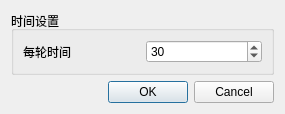
<?xml version="1.0" encoding="UTF-8"?>
<ui version="4.0">
 <class>GameSetting</class>
 <widget class="QDialog" name="GameSetting">
  <property name="geometry">
   <rect>
    <x>0</x>
    <y>0</y>
    <width>285</width>
    <height>108</height>
   </rect>
  </property>
  <property name="windowTitle">
   <string>游戏设置</string>
  </property>
  <layout class="QVBoxLayout" name="verticalLayout">
   <item>
    <widget class="QGroupBox" name="groupBox_time">
     <property name="title">
      <string>时间设置</string>
     </property>
     <layout class="QHBoxLayout" name="horizontalLayout_2">
      <item>
       <widget class="QLabel" name="label">
        <property name="text">
         <string>每轮时间</string>
        </property>
       </widget>
      </item>
      <item>
       <widget class="QSpinBox" name="spinBox_time">
        <property name="minimum">
         <number>1</number>
        </property>
        <property name="maximum">
         <number>999</number>
        </property>
        <property name="value">
         <number>30</number>
        </property>
       </widget>
      </item>
     </layout>
    </widget>
   </item>
   <item>
    <widget class="QDialogButtonBox" name="buttonBox">
     <property name="orientation">
      <enum>Qt::Horizontal</enum>
     </property>
     <property name="standardButtons">
      <set>QDialogButtonBox::Cancel|QDialogButtonBox::Ok</set>
     </property>
    </widget>
   </item>
  </layout>
 </widget>
 <resources/>
 <connections>
  <connection>
   <sender>buttonBox</sender>
   <signal>accepted()</signal>
   <receiver>GameSetting</receiver>
   <slot>accept()</slot>
   <hints>
    <hint type="sourcelabel">
     <x>248</x>
     <y>254</y>
    </hint>
    <hint type="destinationlabel">
     <x>157</x>
     <y>274</y>
    </hint>
   </hints>
  </connection>
  <connection>
   <sender>buttonBox</sender>
   <signal>rejected()</signal>
   <receiver>GameSetting</receiver>
   <slot>reject()</slot>
   <hints>
    <hint type="sourcelabel">
     <x>316</x>
     <y>260</y>
    </hint>
    <hint type="destinationlabel">
     <x>286</x>
     <y>274</y>
    </hint>
   </hints>
  </connection>
 </connections>
</ui>
